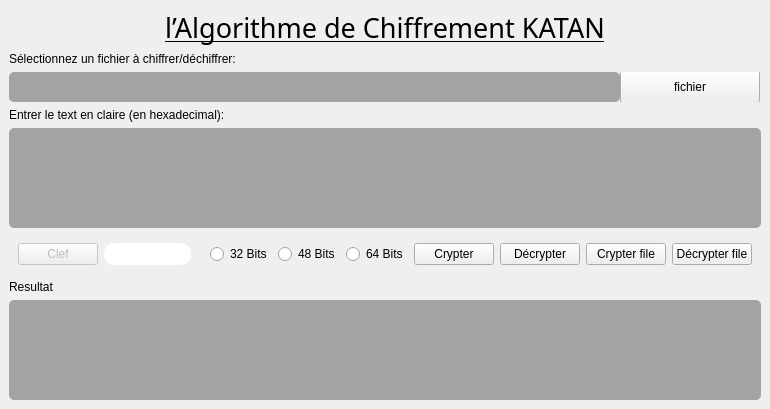
<?xml version="1.0" encoding="UTF-8"?>
<ui version="4.0">
 <class>MainWindow</class>
 <widget class="QMainWindow" name="MainWindow">
  <property name="geometry">
   <rect>
    <x>0</x>
    <y>0</y>
    <width>770</width>
    <height>409</height>
   </rect>
  </property>
  <property name="maximumSize">
   <size>
    <width>16777215</width>
    <height>409</height>
   </size>
  </property>
  <property name="windowTitle">
   <string>MainWindow</string>
  </property>
  <property name="styleSheet">
   <string notr="true">font: 10pt &quot;Tw Cen MT Condensed Extra Bold&quot;;</string>
  </property>
  <widget class="QWidget" name="centralwidget">
   <layout class="QVBoxLayout" name="verticalLayout_2">
    <item>
     <widget class="QLabel" name="label_4">
      <property name="maximumSize">
       <size>
        <width>16777215</width>
        <height>100</height>
       </size>
      </property>
      <property name="font">
       <font>
        <family>Tw Cen MT Condensed Extra Bold</family>
        <pointsize>20</pointsize>
        <weight>50</weight>
        <italic>false</italic>
        <bold>false</bold>
        <underline>true</underline>
       </font>
      </property>
      <property name="styleSheet">
       <string notr="true">
text-decoration: underline;
font: 20pt &quot;Tw Cen MT Condensed Extra Bold&quot;;</string>
      </property>
      <property name="text">
       <string>l’Algorithme de Chiffrement KATAN</string>
      </property>
      <property name="alignment">
       <set>Qt::AlignCenter</set>
      </property>
     </widget>
    </item>
    <item>
     <widget class="QLabel" name="label_3">
      <property name="styleSheet">
       <string notr="true">font: italic 20pt &quot;Vivaldi&quot;;</string>
      </property>
      <property name="text">
       <string>Sélectionnez un fichier à chiffrer/déchiffrer:</string>
      </property>
     </widget>
    </item>
    <item>
     <widget class="QWidget" name="widget_2" native="true">
      <property name="minimumSize">
       <size>
        <width>0</width>
        <height>30</height>
       </size>
      </property>
      <widget class="QPushButton" name="file_browse_button">
       <property name="geometry">
        <rect>
         <x>611</x>
         <y>-2</y>
         <width>140</width>
         <height>33</height>
        </rect>
       </property>
       <property name="text">
        <string>fichier</string>
       </property>
       <property name="icon">
        <iconset resource="logoUI.qrc">
         <normaloff>:/newPrefix/upload.svg</normaloff>:/newPrefix/upload.svg</iconset>
       </property>
      </widget>
      <widget class="QTextEdit" name="encryptdecrypt_file">
       <property name="geometry">
        <rect>
         <x>0</x>
         <y>0</y>
         <width>611</width>
         <height>30</height>
        </rect>
       </property>
       <property name="sizePolicy">
        <sizepolicy hsizetype="Expanding" vsizetype="Expanding">
         <horstretch>0</horstretch>
         <verstretch>0</verstretch>
        </sizepolicy>
       </property>
       <property name="maximumSize">
        <size>
         <width>16777215</width>
         <height>113</height>
        </size>
       </property>
       <property name="styleSheet">
        <string notr="true">background-color: rgb(163, 163, 163);
padding: 5px;

border-radius: 5px;</string>
       </property>
       <property name="verticalScrollBarPolicy">
        <enum>Qt::ScrollBarAlwaysOff</enum>
       </property>
       <property name="horizontalScrollBarPolicy">
        <enum>Qt::ScrollBarAlwaysOff</enum>
       </property>
       <property name="html">
        <string>&lt;!DOCTYPE HTML PUBLIC &quot;-//W3C//DTD HTML 4.0//EN&quot; &quot;http://www.w3.org/TR/REC-html40/strict.dtd&quot;&gt;
&lt;html&gt;&lt;head&gt;&lt;meta name=&quot;qrichtext&quot; content=&quot;1&quot; /&gt;&lt;style type=&quot;text/css&quot;&gt;
p, li { white-space: pre-wrap; }
&lt;/style&gt;&lt;/head&gt;&lt;body style=&quot; font-family:'Tw Cen MT Condensed Extra Bold'; font-size:10pt; font-weight:400; font-style:normal;&quot;&gt;
&lt;p style=&quot;-qt-paragraph-type:empty; margin-top:0px; margin-bottom:0px; margin-left:0px; margin-right:0px; -qt-block-indent:0; text-indent:0px;&quot;&gt;&lt;br /&gt;&lt;/p&gt;&lt;/body&gt;&lt;/html&gt;</string>
       </property>
      </widget>
     </widget>
    </item>
    <item>
     <widget class="QLabel" name="label">
      <property name="enabled">
       <bool>true</bool>
      </property>
      <property name="styleSheet">
       <string notr="true">
font: italic 20pt &quot;Vivaldi&quot;;</string>
      </property>
      <property name="text">
       <string>Entrer le text en claire (en hexadecimal):</string>
      </property>
     </widget>
    </item>
    <item>
     <widget class="QTextEdit" name="plaintext_input">
      <property name="sizePolicy">
       <sizepolicy hsizetype="Expanding" vsizetype="Expanding">
        <horstretch>0</horstretch>
        <verstretch>0</verstretch>
       </sizepolicy>
      </property>
      <property name="maximumSize">
       <size>
        <width>16777215</width>
        <height>113</height>
       </size>
      </property>
      <property name="styleSheet">
       <string notr="true">background-color: rgb(163, 163, 163);
padding: 10px;

border-radius: 5px;</string>
      </property>
      <property name="html">
       <string>&lt;!DOCTYPE HTML PUBLIC &quot;-//W3C//DTD HTML 4.0//EN&quot; &quot;http://www.w3.org/TR/REC-html40/strict.dtd&quot;&gt;
&lt;html&gt;&lt;head&gt;&lt;meta name=&quot;qrichtext&quot; content=&quot;1&quot; /&gt;&lt;style type=&quot;text/css&quot;&gt;
p, li { white-space: pre-wrap; }
&lt;/style&gt;&lt;/head&gt;&lt;body style=&quot; font-family:'Tw Cen MT Condensed Extra Bold'; font-size:10pt; font-weight:400; font-style:normal;&quot;&gt;
&lt;p style=&quot;-qt-paragraph-type:empty; margin-top:0px; margin-bottom:0px; margin-left:0px; margin-right:0px; -qt-block-indent:0; text-indent:0px;&quot;&gt;&lt;br /&gt;&lt;/p&gt;&lt;/body&gt;&lt;/html&gt;</string>
      </property>
     </widget>
    </item>
    <item>
     <widget class="QWidget" name="widget" native="true">
      <property name="maximumSize">
       <size>
        <width>16777215</width>
        <height>100</height>
       </size>
      </property>
      <layout class="QHBoxLayout" name="horizontalLayout">
       <item>
        <widget class="QPushButton" name="pushButton">
         <property name="enabled">
          <bool>false</bool>
         </property>
         <property name="styleSheet">
          <string notr="true"/>
         </property>
         <property name="text">
          <string>Clef</string>
         </property>
         <property name="icon">
          <iconset resource="logoUI.qrc">
           <normaloff>:/newPrefix/key.png</normaloff>:/newPrefix/key.png</iconset>
         </property>
        </widget>
       </item>
       <item>
        <widget class="QLineEdit" name="clef_input">
         <property name="maximumSize">
          <size>
           <width>168</width>
           <height>100</height>
          </size>
         </property>
         <property name="styleSheet">
          <string notr="true">
border-radius:10px;</string>
         </property>
        </widget>
       </item>
       <item>
        <widget class="QLabel" name="label_5">
         <property name="text">
          <string/>
         </property>
        </widget>
       </item>
       <item>
        <widget class="QRadioButton" name="base32_radio">
         <property name="maximumSize">
          <size>
           <width>85</width>
           <height>100</height>
          </size>
         </property>
         <property name="text">
          <string>32 Bits</string>
         </property>
        </widget>
       </item>
       <item>
        <widget class="QRadioButton" name="base48_radio">
         <property name="maximumSize">
          <size>
           <width>85</width>
           <height>100</height>
          </size>
         </property>
         <property name="text">
          <string>48 Bits</string>
         </property>
        </widget>
       </item>
       <item>
        <widget class="QRadioButton" name="base64_radio">
         <property name="maximumSize">
          <size>
           <width>85</width>
           <height>100</height>
          </size>
         </property>
         <property name="text">
          <string>64 Bits</string>
         </property>
        </widget>
       </item>
       <item>
        <widget class="QPushButton" name="crypter_button">
         <property name="maximumSize">
          <size>
           <width>16777215</width>
           <height>60</height>
          </size>
         </property>
         <property name="styleSheet">
          <string notr="true"/>
         </property>
         <property name="text">
          <string>Crypter</string>
         </property>
         <property name="icon">
          <iconset resource="logoUI.qrc">
           <normaloff>:/newPrefix/lock.png</normaloff>:/newPrefix/lock.png</iconset>
         </property>
        </widget>
       </item>
       <item>
        <widget class="QPushButton" name="decrypter_button">
         <property name="maximumSize">
          <size>
           <width>16777215</width>
           <height>60</height>
          </size>
         </property>
         <property name="styleSheet">
          <string notr="true"/>
         </property>
         <property name="text">
          <string>Décrypter</string>
         </property>
         <property name="icon">
          <iconset resource="logoUI.qrc">
           <normaloff>:/newPrefix/unlocked.png</normaloff>:/newPrefix/unlocked.png</iconset>
         </property>
        </widget>
       </item>
       <item>
        <widget class="QPushButton" name="crypterfile_button">
         <property name="text">
          <string>Crypter file</string>
         </property>
         <property name="icon">
          <iconset resource="logoUI.qrc">
           <normaloff>:/newPrefix/lock.png</normaloff>:/newPrefix/lock.png</iconset>
         </property>
        </widget>
       </item>
       <item>
        <widget class="QPushButton" name="decrypterfile_button">
         <property name="text">
          <string>Décrypter file</string>
         </property>
         <property name="icon">
          <iconset resource="logoUI.qrc">
           <normaloff>:/newPrefix/unlocked.png</normaloff>:/newPrefix/unlocked.png</iconset>
         </property>
        </widget>
       </item>
      </layout>
     </widget>
    </item>
    <item>
     <widget class="QLabel" name="label_2">
      <property name="styleSheet">
       <string notr="true">font: italic 20pt &quot;Vivaldi&quot;;</string>
      </property>
      <property name="text">
       <string>Resultat</string>
      </property>
     </widget>
    </item>
    <item>
     <widget class="QTextEdit" name="result_output">
      <property name="maximumSize">
       <size>
        <width>16777215</width>
        <height>113</height>
       </size>
      </property>
      <property name="styleSheet">
       <string notr="true">background-color: rgb(163, 163, 163);
padding: 10px;

border-radius: 5px;</string>
      </property>
     </widget>
    </item>
   </layout>
  </widget>
 </widget>
 <resources>
  <include location="logoUI.qrc"/>
 </resources>
 <connections/>
</ui>
